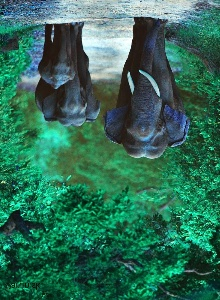
#> input picture OPENCV/Gen Ai through computre vision/new generate image.jpg, 220 x 300 px, given in place of the camera
$ python 'CV_Blue color mask.py'
#> lines starting #> are read from the running program, lines starting #| are printed output that depends on the picture; after the words box and inside, x2 and y2 are one past the last pixel; in counts of white or black regions, pixels touching at a corner belong together
import cv2 # package of AI
import numpy as np

cap = cv2.VideoCapture(0)

while True:
    _,frame = cap.read()
#> frame is the input picture: shape (300, 220, 3); mean B, G, R 87.8, 109.4, 48.1
    hsv_frame=cv2.cvtColor(frame,cv2.COLOR_BGR2HSV)
#> hsv_frame: shape (300, 220, 3); mean H, S, V 79.3, 152.8, 112.7

    low_blue = np.array([94,80,2])
    high_blue=np.array([126,255,255])

    red_mask=cv2.inRange(hsv_frame,low_blue,high_blue)
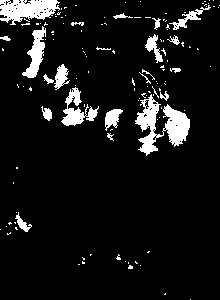
#> red_mask: shape (300, 220); 8.4% white; 129 white regions (107 under 20 px), largest, box (x1, y1, x2, y2) and area: (135, 94, 190, 156) 1478, (0, 0, 60, 25) 993, (61, 87, 99, 126) 600
    red = cv2.bitwise_and(frame,frame,mask = red_mask)
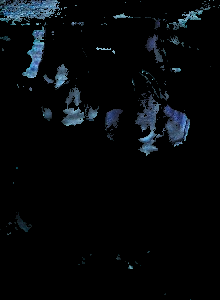
#> red: shape (300, 220, 3); mean B, G, R 9.8, 7.8, 5.4


    cv2.imshow("Frame",frame)
    cv2.imshow('Red',red)
    key = cv2.waitKey(1)
#> (key Esc is pressed here)
    if key ==27: #27 is esc button in keyboard
        break
